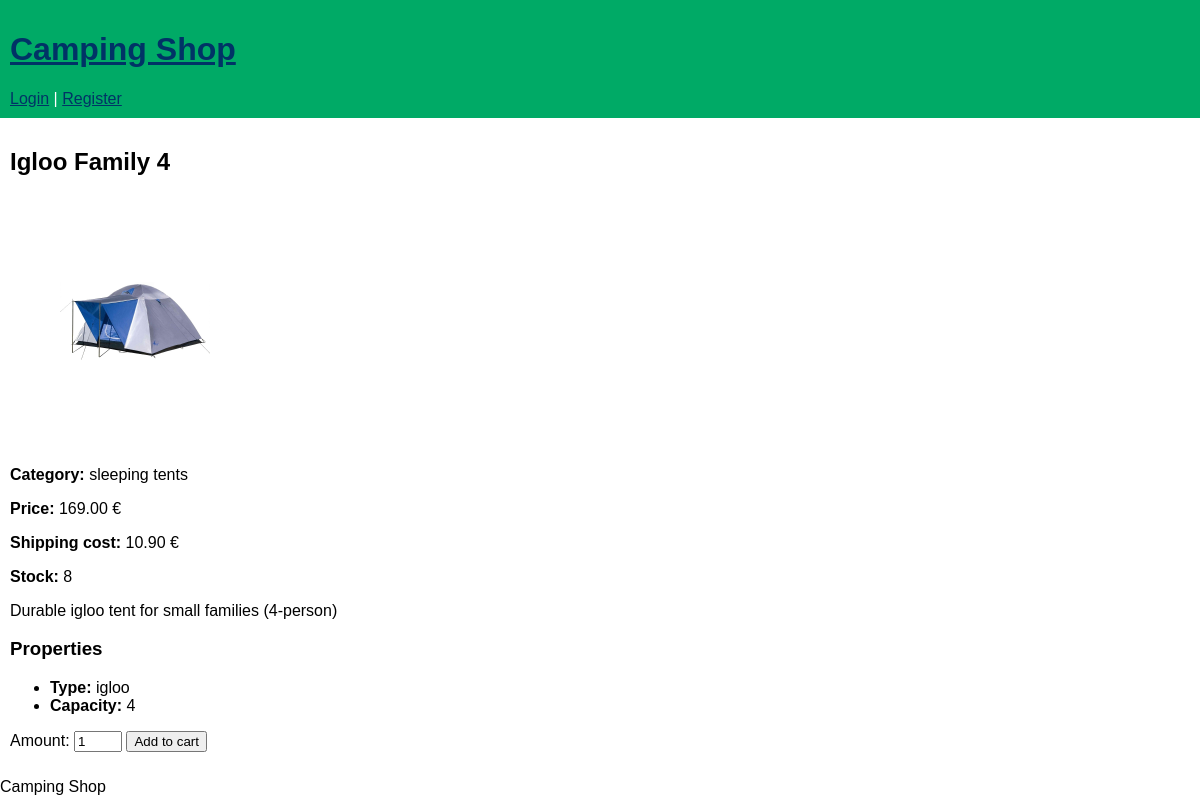
The app's page /public/item.php?id=4 with its own data.
### tables this page shows
CREATE TABLE items (
    id INT AUTO_INCREMENT PRIMARY KEY,
    category_id INT NOT NULL,
    name VARCHAR(255) NOT NULL,
    description TEXT,
    price DECIMAL(10,2) NOT NULL,
    shipping_cost DECIMAL(10,2) NOT NULL,
    stock INT NOT NULL DEFAULT 0,
    image_path VARCHAR(255),
    created_at DATETIME DEFAULT CURRENT_TIMESTAMP,
    FOREIGN KEY (category_id) REFERENCES categories(id)
);

CREATE TABLE categories (
    id INT AUTO_INCREMENT PRIMARY KEY,
    name VARCHAR(255) NOT NULL
);

CREATE TABLE item_property_values (
    id INT AUTO_INCREMENT PRIMARY KEY,
    item_id INT NOT NULL,
    property_id INT NOT NULL,
    value VARCHAR(255) NOT NULL,
    FOREIGN KEY (item_id) REFERENCES items(id) ON DELETE CASCADE,
    FOREIGN KEY (property_id) REFERENCES category_properties(id) ON DELETE CASCADE
);

CREATE TABLE category_properties (
    id INT AUTO_INCREMENT PRIMARY KEY,
    category_id INT NOT NULL,
    property_name VARCHAR(255) NOT NULL,
    FOREIGN KEY (category_id) REFERENCES categories(id) ON DELETE CASCADE
);

### public/item.php (the view, shortened to what this page needs)
<?php
require __DIR__ . '/../config/conn.php';
require __DIR__ . '/../includes/header.php';
$id = (int)($_GET['id'] ?? 0);
$stmt = $pdo->prepare("
    SELECT i.*, c.name AS category
    FROM items i
    LEFT JOIN categories c ON c.id = i.category_id
    WHERE i.id = ?
");
$stmt->execute([$id]);
$item = $stmt->fetch(PDO::FETCH_ASSOC);
$propStmt = $pdo->prepare("
    SELECT cp.property_name, ipv.value
    FROM item_property_values ipv
    INNER JOIN category_properties cp ON cp.id = ipv.property_id
    WHERE ipv.item_id = ?
");
$propStmt->execute([$id]);
$properties = $propStmt->fetchAll(PDO::FETCH_ASSOC);
$prettyNames = [
    "type" => "Type",
    "capacity" => "Capacity",
    "material" => "Material",
    "seasons" => "Seasons",
    "size" => "Size",
    "volume" => "Volume",
];
?>
<h2><?= htmlspecialchars($item['name']) ?></h2>
<?php if (!empty($item['image_path'])): ?>
    <img
        src="<?= htmlspecialchars($item['image_path']) ?>"
        alt="Item image"
        style="max-width:250px; display:block; margin-bottom:20px;"
    >
<?php endif; ?>
<p><strong>Category:</strong> <?= htmlspecialchars($item['category']) ?></p>
<p><strong>Price:</strong> <?= number_format($item['price'], 2) ?> €</p>
<p><strong>Shipping cost:</strong> <?= number_format($item['shipping_cost'], 2) ?> €</p>
<p><strong>Stock:</strong> <?= (int)$item['stock'] ?></p>
<p><?= nl2br(htmlspecialchars($item['description'])) ?></p>
<?php if ($properties): ?>
    <h3>Properties</h3>
    <ul>
        <?php foreach ($properties as $p):
            $pname = strtolower($p['property_name']);
            $pretty = $prettyNames[$pname] ?? ucfirst($p['property_name']);
        ?>
            <li>
                <strong><?= htmlspecialchars($pretty) ?>:</strong>
                <?= htmlspecialchars($p['value']) ?>
            </li>
        <?php endforeach; ?>
    </ul>
<?php endif; ?>
<form method="post" action="cart.php">
    <?php if ($item['stock'] > 0): ?>
        <label>Amount:
            <input type="number" name="quantity" value="1" min="1" max="<?= (int)$item['stock'] ?>">
        </label>
        <button>Add to cart</button>
    <?php else: ?>
        <p style="color:red;">No stock.</p>
    <?php endif; ?>
</form>
<?php require __DIR__ . '/../includes/footer.php'; ?>

### public/assets/style.css (style rules this page uses)
body { font-family:Arial,Helvetica,sans-serif; margin:0; padding:0 }

### records on screen
items: name "Igloo Family 4", image_path (picture), category.name "sleeping tents", price "169.00", shipping_cost "10.90", stock "8", description "Durable igloo tent for small families (4-person)"
item_property_values: property.property_name "Type", value "igloo"
item_property_values: property.property_name "Capacity", value "4"
